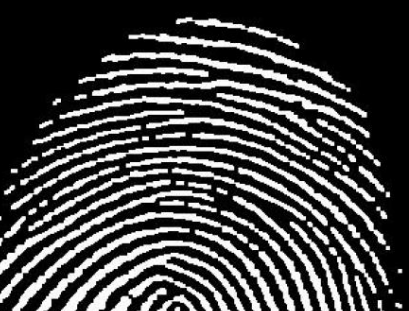
#> input picture Combination/Thinning/image.png, 409 x 311 px
$ python code.py
#> lines starting #> are read from the running program, lines starting #| are printed output that depends on the picture; after the words box and inside, x2 and y2 are one past the last pixel; in counts of white or black regions, pixels touching at a corner belong together
import cv2
import numpy as np

kernel=np.array([[0, 1, 0], [1, 1, 1], [0, 1, 0]])
image=cv2.imread('image.png')
#> image is the input picture: shape (311, 409, 3); min 0, max 255, mean 68.8
image=cv2.cvtColor(image, cv2.COLOR_BGR2GRAY)
#> image: shape (311, 409)
result, image=cv2.threshold(image, 0, 255, cv2.THRESH_BINARY+cv2.THRESH_OTSU)
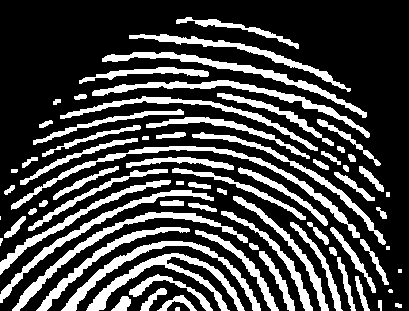
#> image: shape (311, 409); 27.3% white; 74 white regions (6 under 20 px), largest, box (x1, y1, x2, y2) and area: (11, 146, 360, 238) 2009, (86, 253, 245, 311) 1877, (12, 212, 248, 311) 1748
#> result = 117
for i in range(2):
    image=cv2.morphologyEx(image, cv2.MORPH_HITMISS, kernel)
#> this loop made 2 passes
#> pass 1, `image=cv2.morphologyEx(image, cv2.MORPH_HITMISS, kernel)`:
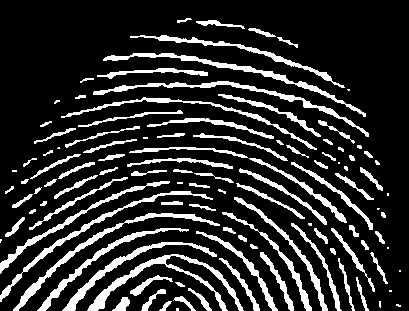
#> image: shape (311, 409); 17.6% white; 112 white regions (21 under 20 px), largest, box (x1, y1, x2, y2) and area: (87, 254, 244, 311) 1362, (103, 53, 366, 117) 1169, (13, 213, 220, 311) 1131
#> pass 2, `image=cv2.morphologyEx(image, cv2.MORPH_HITMISS, kernel)`:
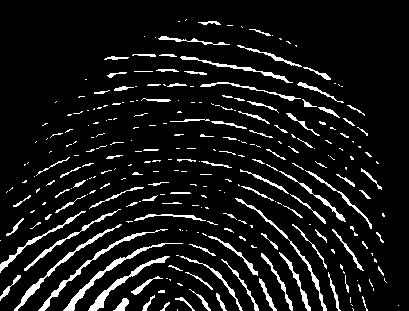
#> image: shape (311, 409); 8.8% white; 277 white regions (175 under 20 px), largest, box (x1, y1, x2, y2) and area: (63, 243, 183, 311) 559, (38, 229, 168, 311) 524, (14, 224, 122, 311) 503
cv2.imwrite('thin.png', image)
